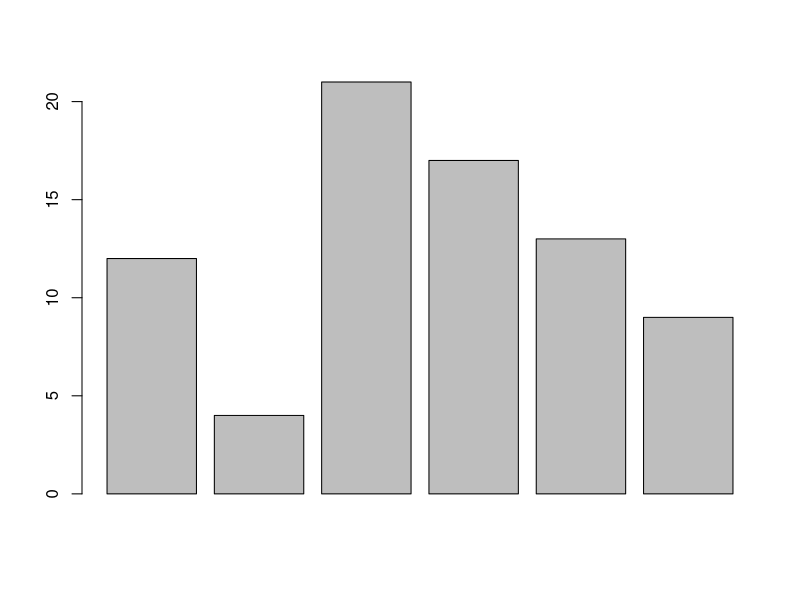
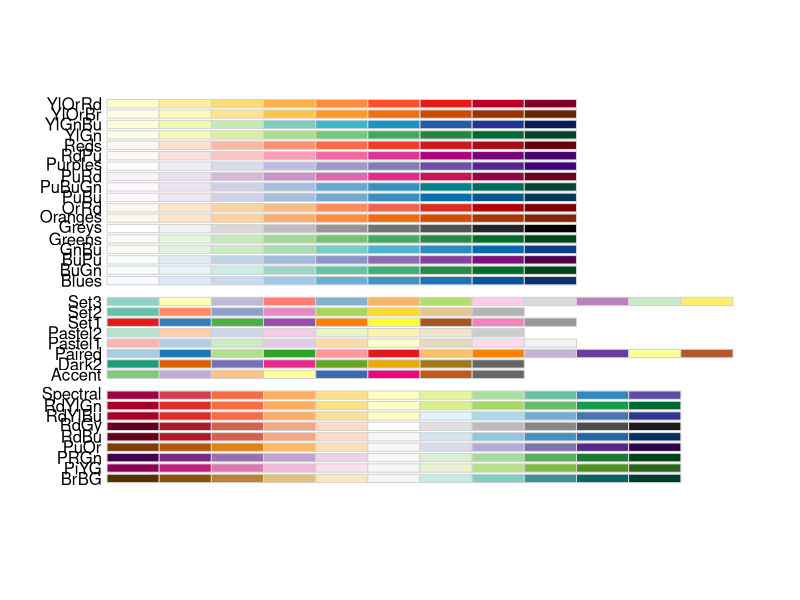
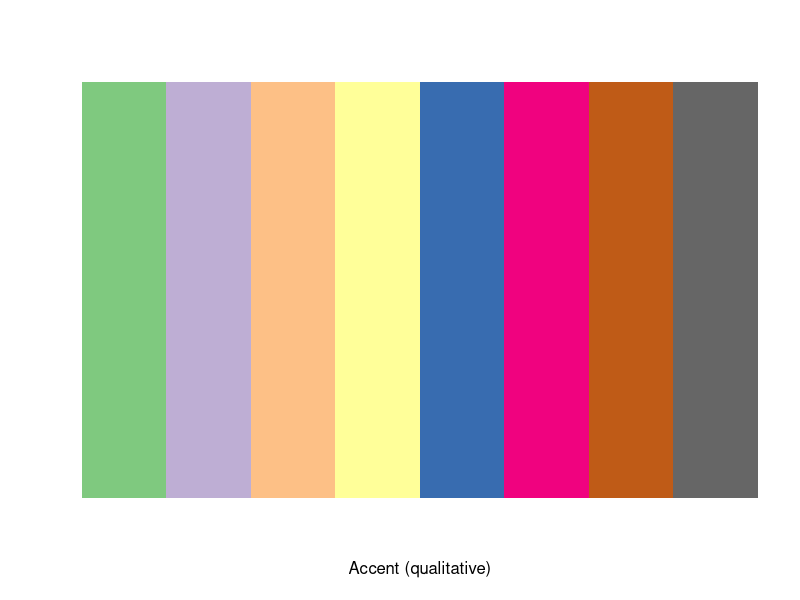
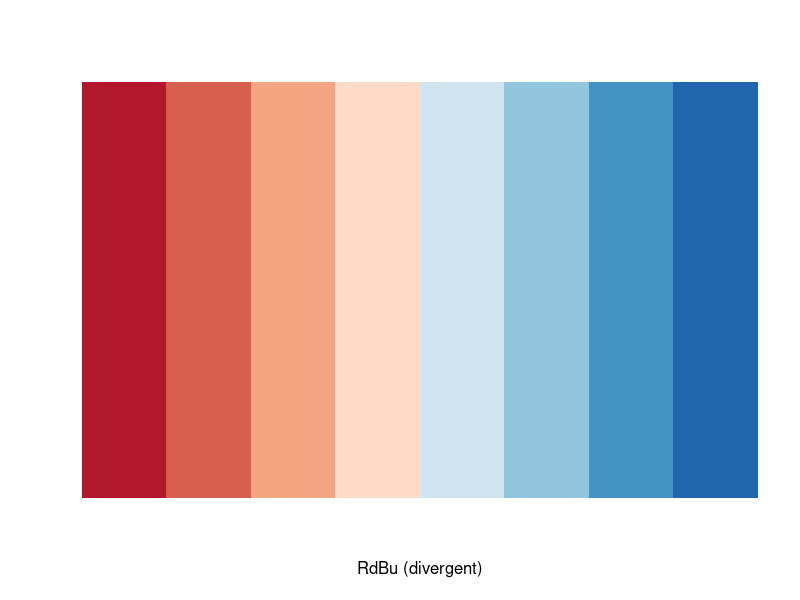
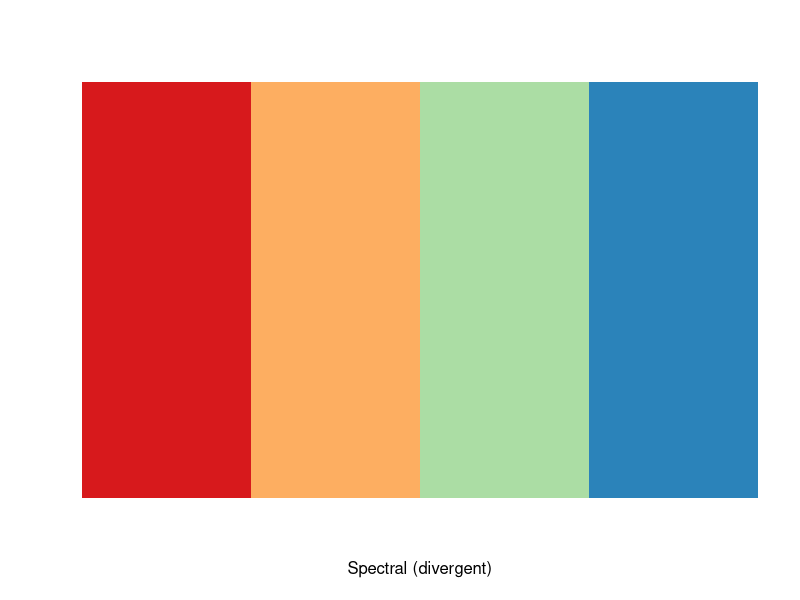
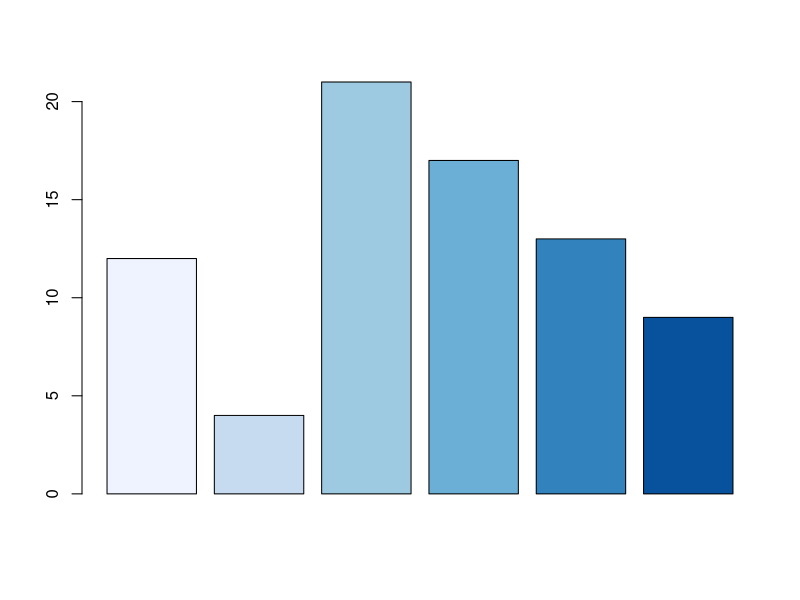
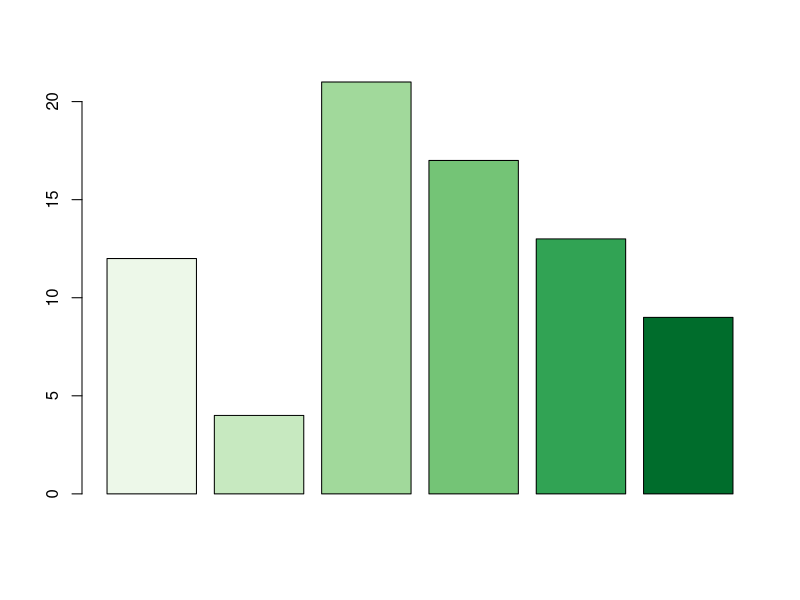
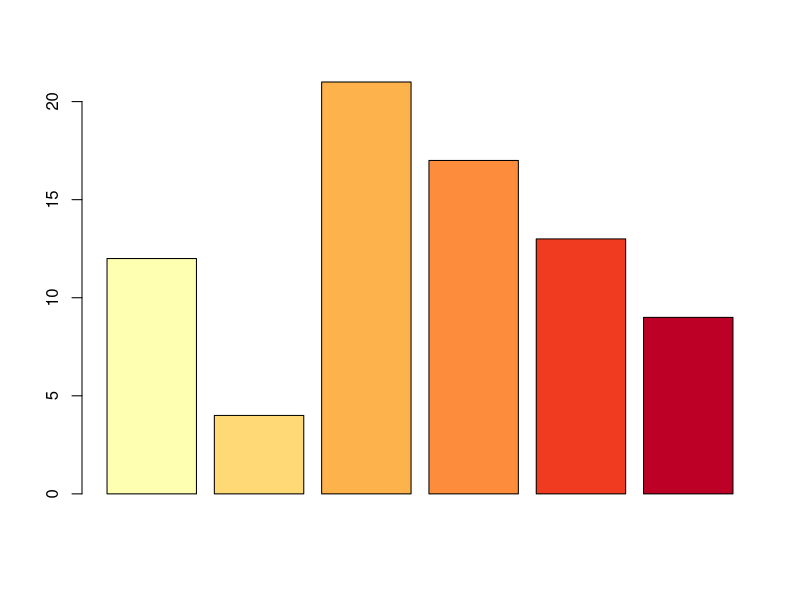

These charts were generated, in order, by the following R code:
# R Statistics Essential Training
# Ex01_10
# Exploring Color with RColorBrewer

# Barplot
x = c(12, 4, 21, 17, 13, 9)
barplot(x)

# RColorBrewer
browseURL("http://colorbrewer2.org/")  # Uses Flash
install.packages("RColorBrewer")
help(package = "RColorBrewer")
require("RColorBrewer")

# Show all of the palettes in a graphics window
display.brewer.all()

# To see palette colors in separate window, give number
# of desired colors and name of palette in quotes
display.brewer.pal(8, "Accent")
display.brewer.pal(8, "RdBu")
display.brewer.pal(4, "Spectral")

# Barplots
# Can save palette as vector or call in function
blues <- brewer.pal(6, "Blues")
barplot(x, col = blues)
barplot(x, col = brewer.pal(6, "Greens"))
barplot(x, col = brewer.pal(6, "YlOrRd"))
barplot(x, col = brewer.pal(6, "RdGy"))
barplot(x, col = brewer.pal(6, "BrBG"))
barplot(x, col = brewer.pal(6, "Dark2"))
barplot(x, col = brewer.pal(6, "Paired"))
barplot(x, col = brewer.pal(6, "Pastel2"))
barplot(x, col = brewer.pal(6, "Set3"))

# Clean up
palette("default")  # Return to default
detach("package:RColorBrewer", unload = TRUE)
rm(list = ls())  